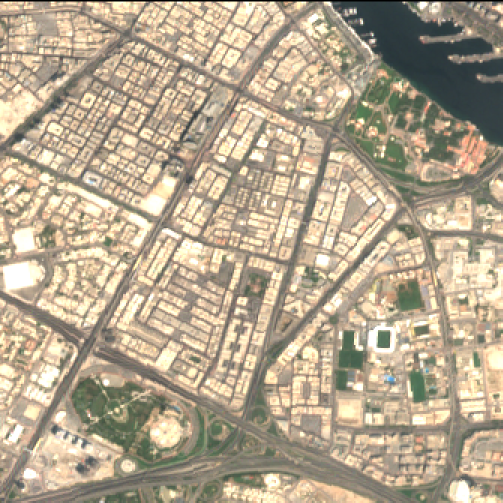
#> input picture docs/images/satellite_rgb_summer_2020_single.png, 1005 x 1005 px, given in place of satellite_rgb_summer_2020_single.tiff, which was not available (shown at 1/2 size)
$ python visualize_depth.py
#> lines starting #> are read from the running program, lines starting #| are printed output that depends on the picture; pictures that were not available may be replaced by others from this repository, and a replacement may not be noted
"""
Visualize depth maps alongside original images.
Creates an HTML gallery comparing original images with depth maps.
"""

import os
import glob
import base64
from PIL import Image
import numpy as np
import io
import pandas as pd
import folium

# Directories
input_dir = "data/depth_test/images"
depth_dir = "data/depth_test/depth"
output_dir = "output"

os.makedirs(output_dir, exist_ok=True)

# Get image pairs
image_files = sorted(glob.glob(os.path.join(input_dir, "*.png")))
print(f"Found {len(image_files)} images")

# Function to convert TIFF to displayable PNG base64
def tiff_to_base64_png(tiff_path, colormap=True):
    """Convert TIFF depth map to base64 PNG for HTML display."""
#> called with colormap = True
    img = Image.open(tiff_path)
#> img is the input picture: PIL image 1005x1005 RGB; mean R, G, B 180.7, 166.7, 143.1
    arr = np.array(img)

    # Normalize to 0-255
    arr_norm = ((arr - arr.min()) / (arr.max() - arr.min()) * 255).astype(np.uint8)

    if colormap:
        # Apply viridis-like colormap (inverted so closer = warmer colors)
        arr_norm = 255 - arr_norm  # Invert: higher values = closer = brighter
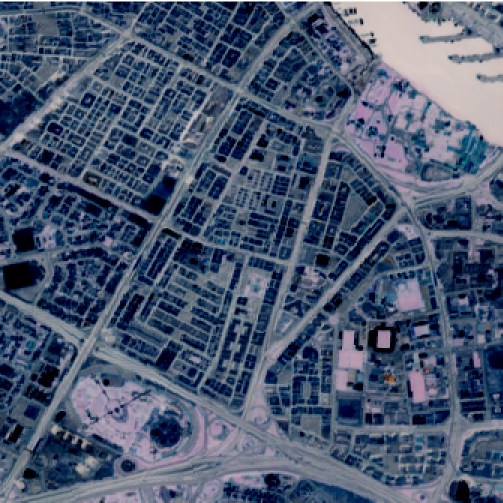
#> arr_norm: shape (1005, 1005, 3) (shown at 1/2 size); mean R, G, B 74.3, 88.3, 111.9

        # Create RGB image with colormap
        r = np.clip(arr_norm * 2, 0, 255).astype(np.uint8)
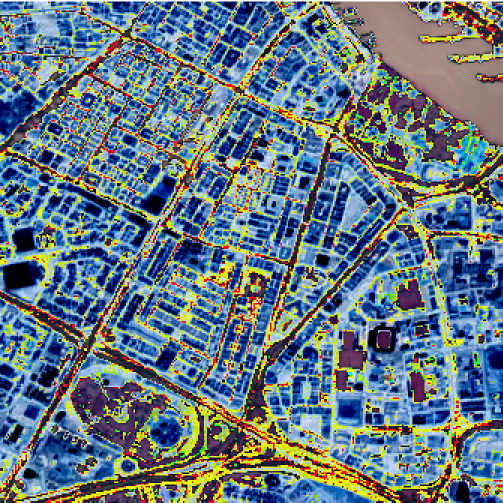
#> r: shape (1005, 1005, 3) (shown at 1/2 size); mean R, G, B 100.6, 119, 129.3
        g = np.clip((arr_norm - 85) * 3, 0, 255).astype(np.uint8)
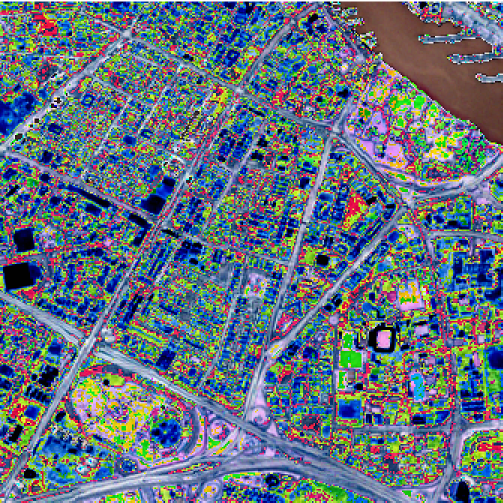
#> g: shape (1005, 1005, 3) (shown at 1/2 size); mean R, G, B 99.7, 113.3, 126.9
        b = np.clip(255 - arr_norm * 2, 0, 255).astype(np.uint8)
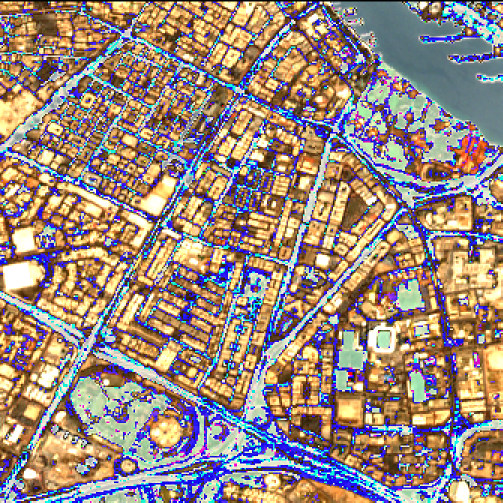
#> b: shape (1005, 1005, 3) (shown at 1/2 size); mean R, G, B 154.4, 136, 125.7

        rgb = np.stack([r, g, b], axis=-1)
#> (the run stopped early here; a loop or call above may not have finished)

$ run again, on docs/images/summer_south_view.png
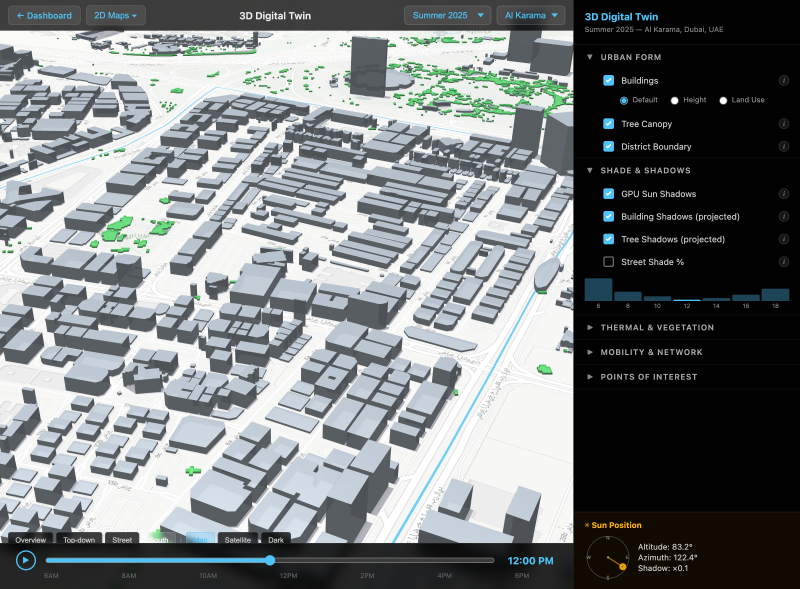
#> input picture docs/images/summer_south_view.png, 2400 x 1766 px, given in place of summer_south_view.tiff, which was not available (shown at 1/3 size)
#> in tiff_to_base64_png, img is the input picture: PIL image 2400x1766 RGB; mean R, G, B 120.8, 125.5, 127
#> in tiff_to_base64_png, `g = np.clip((arr_norm - 85) * 3, 0, 255).astype(np.uint8)`:
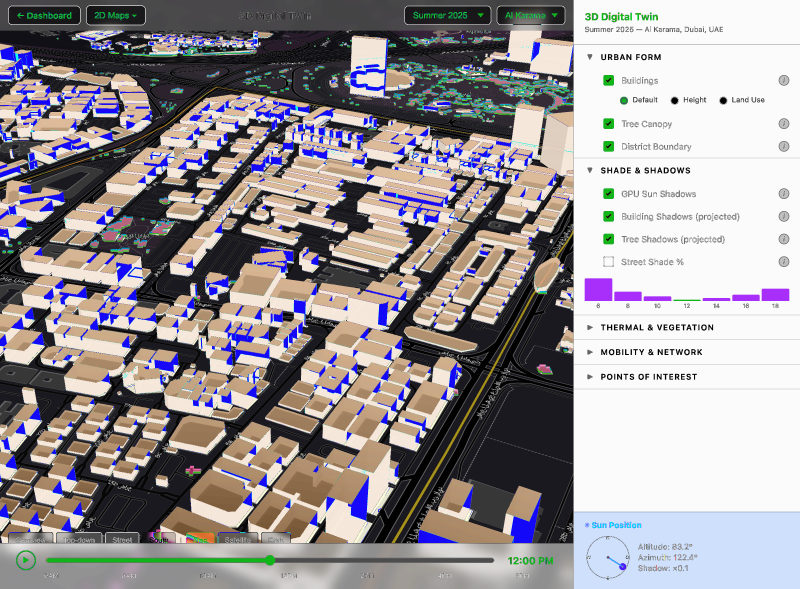
#> g: shape (1766, 2400, 3) (shown at 1/3 size); mean R, G, B 154.3, 148.7, 151.6
#> in tiff_to_base64_png, `b = np.clip(255 - arr_norm * 2, 0, 255).astype(np.uint8)`:
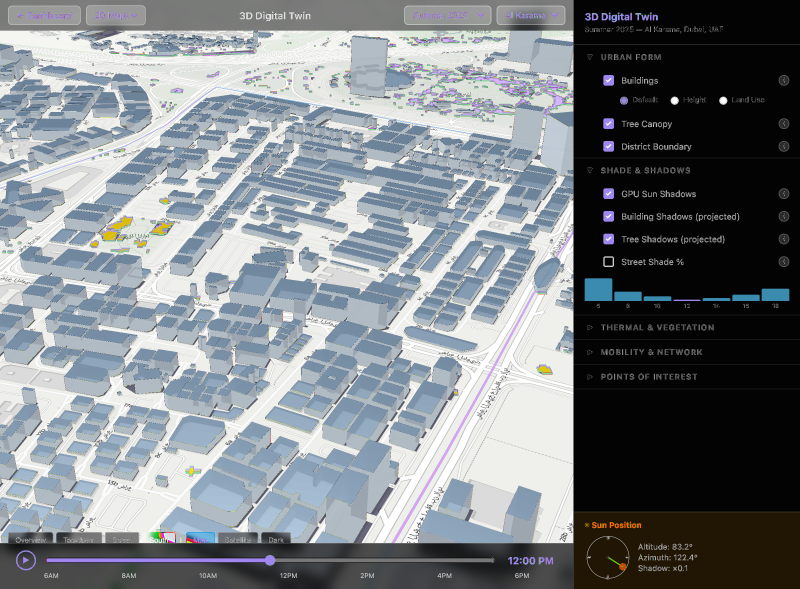
#> b: shape (1766, 2400, 3) (shown at 1/3 size); mean R, G, B 125.7, 131.1, 135.5

$ run again, on docs/images/winter_3d_viewer.png
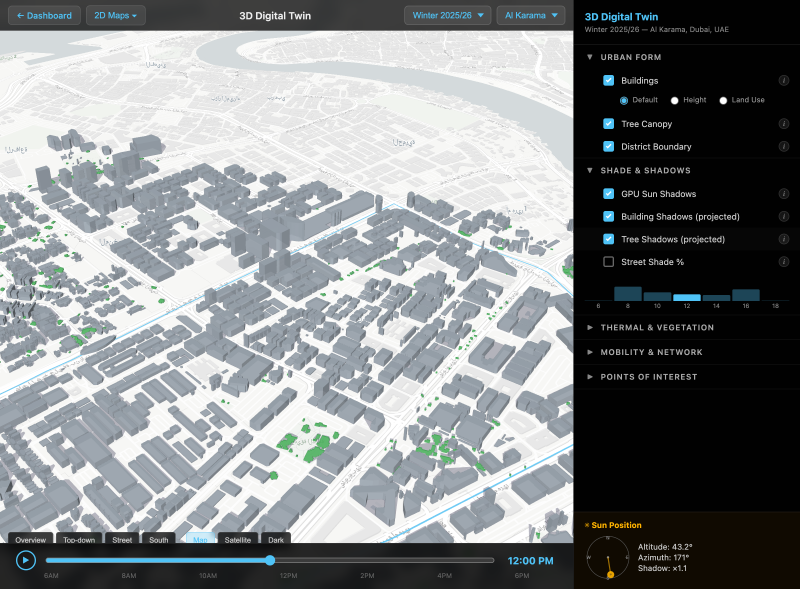
#> input picture docs/images/winter_3d_viewer.png, 2400 x 1766 px, given in place of winter_3d_viewer.tiff, which was not available (shown at 1/3 size)
#> in tiff_to_base64_png, img is the input picture: PIL image 2400x1766 RGB; mean R, G, B 131.9, 135.4, 137
#> in tiff_to_base64_png, `g = np.clip((arr_norm - 85) * 3, 0, 255).astype(np.uint8)`:
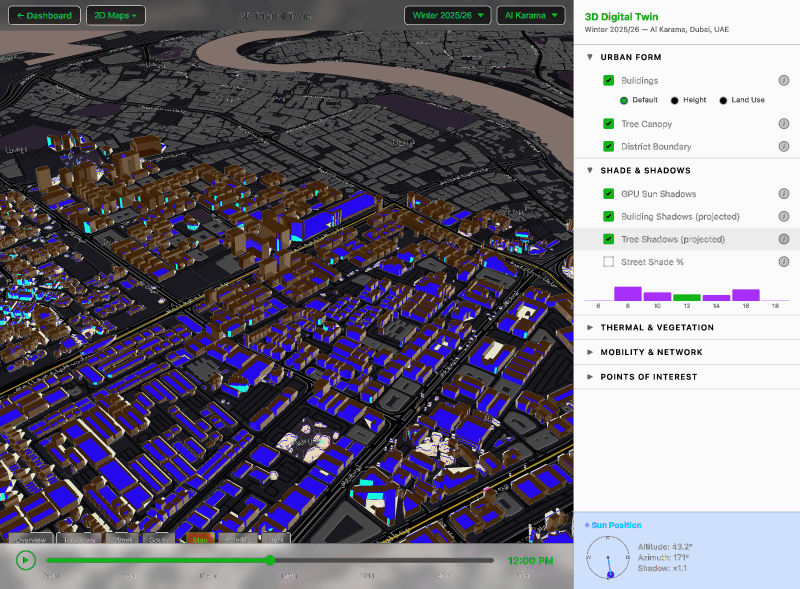
#> g: shape (1766, 2400, 3) (shown at 1/3 size); mean R, G, B 115.3, 110.3, 122.6
#> in tiff_to_base64_png, `b = np.clip(255 - arr_norm * 2, 0, 255).astype(np.uint8)`:
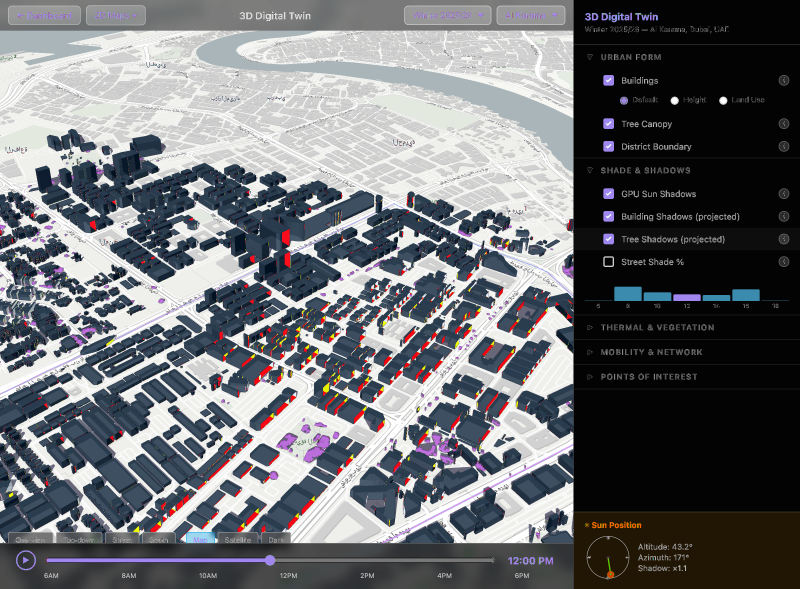
#> b: shape (1766, 2400, 3) (shown at 1/3 size); mean R, G, B 109.5, 111.2, 115

$ run again, on docs/images/satellite_rgb_summer_2025_single.png
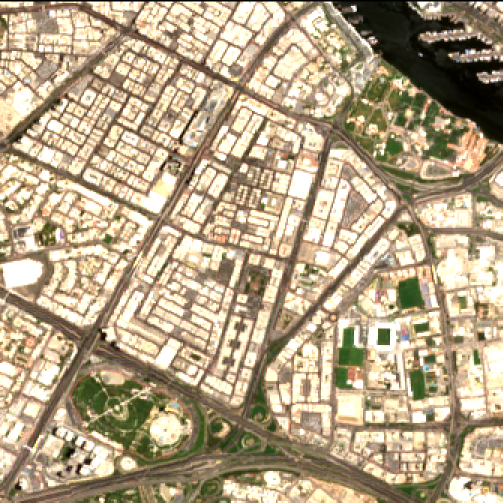
#> input picture docs/images/satellite_rgb_summer_2025_single.png, 1005 x 1005 px, given in place of satellite_rgb_summer_2025_single.tiff, which was not available (shown at 1/2 size)
#> in tiff_to_base64_png, img is the input picture: PIL image 1005x1005 RGB; mean R, G, B 180.9, 164, 134.9
#> in tiff_to_base64_png, `g = np.clip((arr_norm - 85) * 3, 0, 255).astype(np.uint8)`:
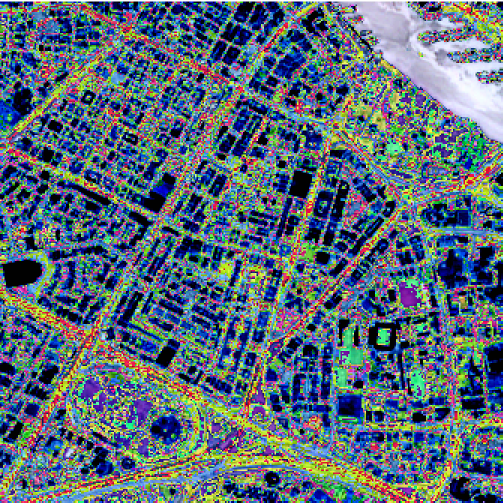
#> g: shape (1005, 1005, 3) (shown at 1/2 size); mean R, G, B 89.5, 106.1, 120.1
#> in tiff_to_base64_png, `b = np.clip(255 - arr_norm * 2, 0, 255).astype(np.uint8)`:
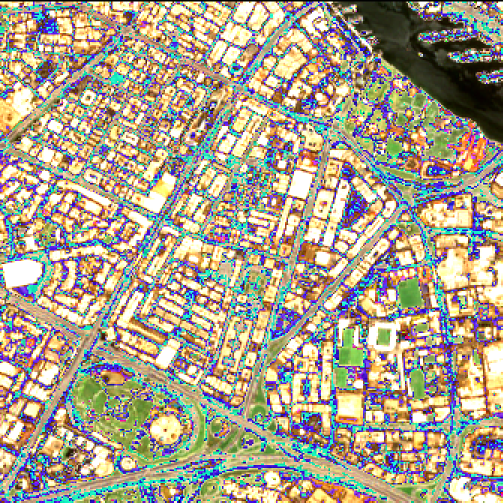
#> b: shape (1005, 1005, 3) (shown at 1/2 size); mean R, G, B 169.4, 160.8, 139.9
